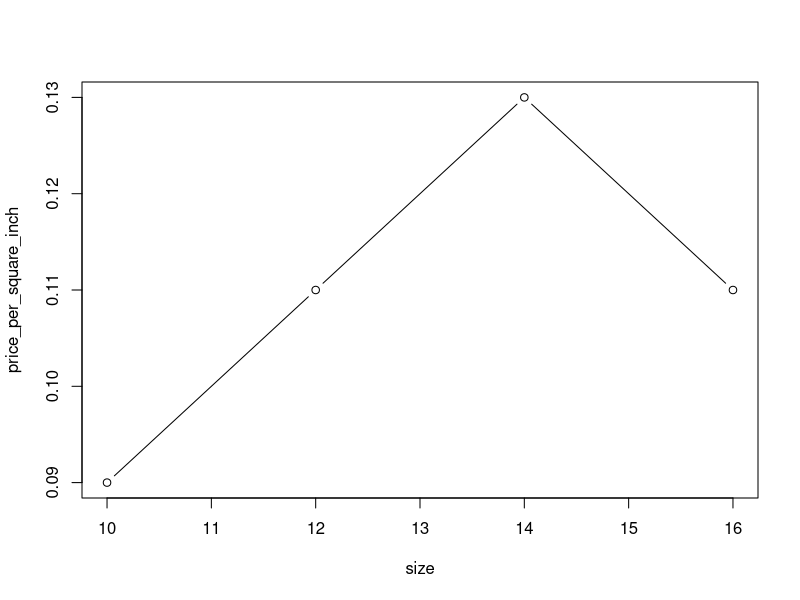

Source code (R):
## ---- chunk 1
Area <- function(diameter) pi * (diameter/2)^2
## ---- chunk 2
pizza_size <- c( small = 10, medium = 12, large = 14, xlarge = 16 )
pizza_price <- c( small = 6.95, medium = 12.95, large = 19.95, xlarge = 22.95 )
pizza_area <- Area(pizza_size)
## ---- chunk 3
pizza_data <- data.frame(
  size = pizza_size,
  price = pizza_price,
  area = round(Area(pizza_size),1),
  price_per_square_inch = round(pizza_price/Area(pizza_size),2)
)
## ---- chunk 4
library(xtable)
print(xtable(pizza_data), type='latex')
## ---- chunk 5
plot(price_per_square_inch ~ size, data=pizza_data, type='b')
